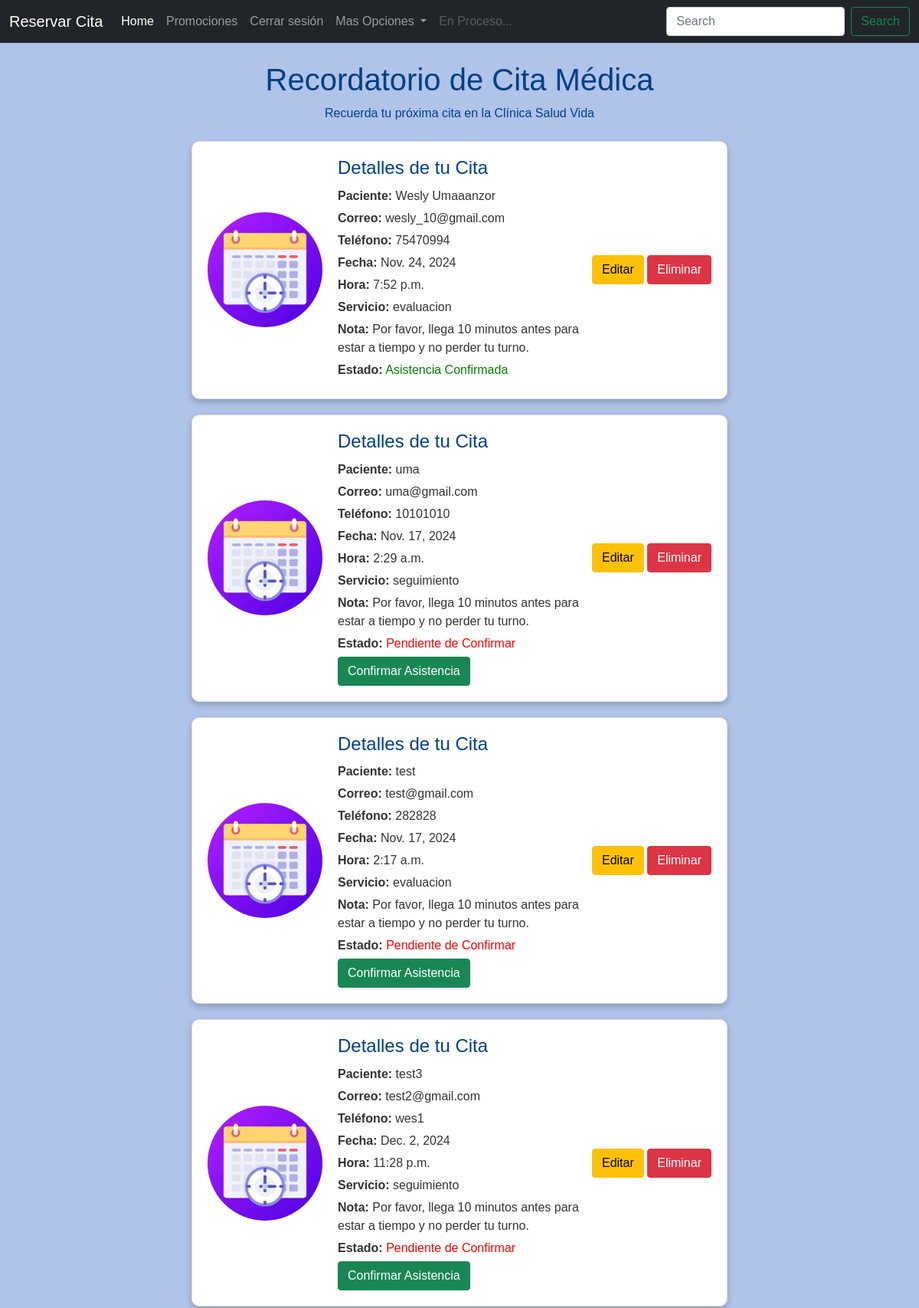
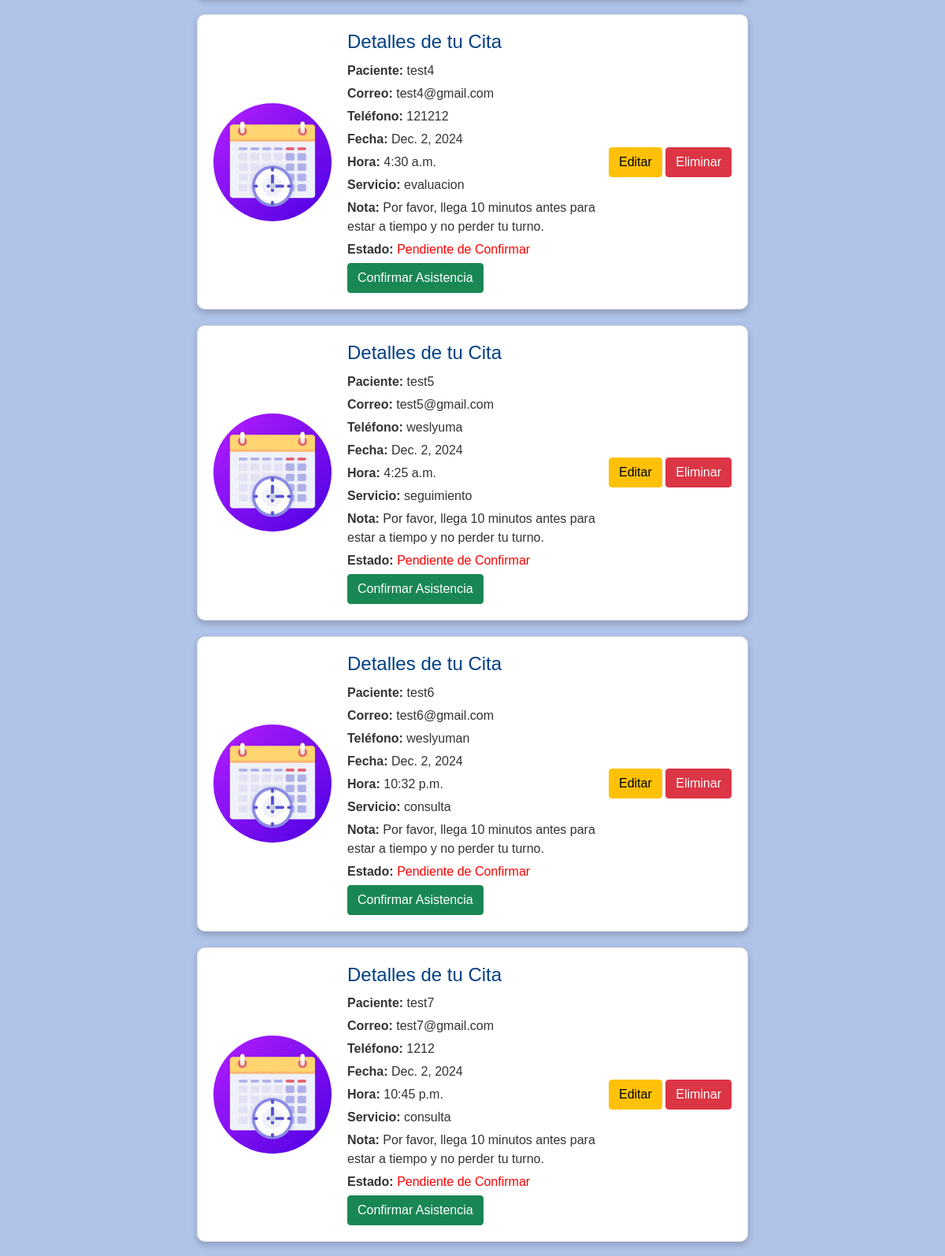
The page /recordatorios/ (signed in, upper part) on the database its author committed (2 pictures, top to bottom).
### App/models.py (models this page shows, shortened)
class reservacion(models.Model):
    usuario = models.ForeignKey(User, on_delete=models.CASCADE, null=True, blank=True)
    nombre = models.CharField(max_length=100)
    correo = models.CharField(max_length=110)
    telefono = models.CharField(max_length=15)
    fecita = models.DateField()
    hora = models.TimeField()
    confirmada = models.BooleanField(default=False)  # Nuevo campo
    servicio = models.CharField(
        max_length=20,
        choices=[
            ('consulta', 'Consulta'),
            ('seguimiento', 'Seguimiento'),
            ('evaluacion', 'Evaluación'),
        ],
    )

### App/views.py (the view)
# urls.py: path('recordatorios/',views.recordatorios, name='recordatorios'),
@login_required
def recordatorios(request):
    reservaciones = reservacion.objects.filter(usuario=request.user)
    return render(request, "recordatorios.html", {"reservaciones": reservaciones})

### App/templates/recordatorios.html (shortened to what this page needs)
{% extends 'base.html' %}
{% load static %}
{% block extra_styles %}
<link rel="stylesheet" type="text/css" href="{% static 'App/recordatorios.css' %}">
{% endblock %}
{% block content %}
<header class="text-center my-4">
    <h1>Recordatorio de Cita Médica</h1>
    <p>Recuerda tu próxima cita en la Clínica Salud Vida</p>
</header>
<div class="container">
    {% for reserva in reservaciones %}
    <div class="recordatorio-card">
        <img src="{% static 'App/recordatorio.jpg' %}" alt="Doctor en la clínica" class="recordatorio-img">
        <div class="recordatorio-content">
            <h3>Detalles de tu Cita</h3>
            <p><strong>Paciente:</strong> {{ reserva.nombre }}</p>
            <p><strong>Correo:</strong> {{ reserva.correo }}</p>
            <p><strong>Teléfono:</strong> {{ reserva.telefono }}</p>
            <p><strong>Fecha:</strong> {{ reserva.fecita }}</p>
            <p><strong>Hora:</strong> {{ reserva.hora }}</p>
            <p><strong>Servicio:</strong> {{ reserva.servicio }}</p>
            <p><strong>Nota:</strong> Por favor, llega 10 minutos antes para estar a tiempo y no perder tu turno.</p>
            <p><strong>Estado:</strong>
                {% if reserva.confirmada %}
                    <span style="color: green;">Asistencia Confirmada</span>
                {% else %}
                    <span style="color: red;">Pendiente de Confirmar</span>
                {% endif %}
            </p>
            {% if not reserva.confirmada %}
                <a href="{% url 'confirmar_asistencia' reserva.id %}" class="btn btn-success">
                    Confirmar Asistencia
                </a>
            {% endif %}
        </div>
        <div class="actions">
            <a href="{% url 'editar_reservacion' reserva.id %}" class="btn btn-warning">Editar</a>
            <a href="{% url 'eliminar_reservacion' reserva.id %}" class="btn btn-danger"
               onclick="return confirm('¿Estás seguro de que deseas eliminar esta cita?');">Eliminar</a>
        </div>
    </div>
    {% endfor %}
</div>
{% endblock %}

### App/templates/base.html (shortened to what this page needs)
<!DOCTYPE html>
<html lang="es">
<head>
    <link href="https://cdn.jsdelivr.net/npm/bootstrap@5.0.2/dist/css/bootstrap.min.css" rel="stylesheet">
    {% block extra_styles %}{% endblock %}
</head>
<body>
    <nav class="navbar navbar-expand-lg navbar-light bg-light navbar navbar-dark bg-dark">
        <div class="container-fluid">
          <a class="navbar-brand" href="{% url 'reservacion' %}">Reservar Cita</a>
          <div class="collapse navbar-collapse" id="navbarSupportedContent">
            <ul class="navbar-nav me-auto mb-2 mb-lg-0">
              <li class="nav-item">
                <a class="nav-link active" aria-current="page" href="{% url 'inicio' %}">Home</a>
              </li>
              <li class="nav-item">
                <a class="nav-link" href="{% url 'promociones' %}">Promociones</a>
              </li>
              {% if user.is_authenticated %}
              <li class="nav-item">
                  <a class="nav-link" href="{% url 'logout' %}">Cerrar sesión</a>
              </li>
              {% endif %}
              <li class="nav-item dropdown">
                <a class="nav-link dropdown-toggle" href="#" id="navbarDropdown" role="button" data-bs-toggle="dropdown" aria-expanded="false">
                  Mas Opciones
                </a>
              </li>
              <li class="nav-item">
                <a class="nav-link disabled" href="{% url 'recordatorios' %}" tabindex="-1" aria-disabled="true">En Proceso...</a>
              </li>
            </ul>
            <form class="d-flex">
              <input class="form-control me-2" type="search" placeholder="Search" aria-label="Search">
              <button class="btn btn-outline-success" type="submit">Search</button>
            </form>
          </div>
        </div>
    </nav>
    <div class="container">
        {% block content %}
        {% endblock %}
    </div>
</body>
</html>

### App/static/App/recordatorios.css (style rules this page uses)
body { font-family: Arial, sans-serif; background-color: #b0c3e9; color: #333; }
header { color: #004085; }
.recordatorio-card { display: flex; align-items: center; border: 1px solid #ddd; border-radius: 10px; padding: 20px; background-color: #fff; max-width: 700px; margin: 20px auto; box-shadow: 0 4px 8px rgba(0, 0, 0, 0.2); }
.recordatorio-img { width: 150px; height: 150px; border-radius: 50%; margin-right: 20px; object-fit: cover; }
.recordatorio-content { flex: 1; }
.recordatorio-content h3 { color: #004085; font-size: 1.5rem; margin-bottom: 10px; }
.recordatorio-content p { margin: 5px 0; }

### rows shown on the page
reservacion: nombre "Wesly Umaaanzor", correo "wesly_10@gmail.com", telefono "75470994", fecita "Nov. 24, 2024", hora "7:52 p.m.", servicio "evaluacion", confirmada "Asistencia Confirmada"
reservacion: nombre "uma", correo "uma@gmail.com", telefono "10101010", fecita "Nov. 17, 2024", hora "2:29 a.m.", servicio "seguimiento", confirmada "Pendiente de Confirmar"
reservacion: nombre "test", correo "test@gmail.com", telefono "282828", fecita "Nov. 17, 2024", hora "2:17 a.m.", servicio "evaluacion", confirmada "Pendiente de Confirmar"
reservacion: nombre "test3", correo "test2@gmail.com", telefono "wes1", fecita "Dec. 2, 2024", hora "11:28 p.m.", servicio "seguimiento", confirmada "Pendiente de Confirmar"
reservacion: nombre "test4", correo "test4@gmail.com", telefono "121212", fecita "Dec. 2, 2024", hora "4:30 a.m.", servicio "evaluacion", confirmada "Pendiente de Confirmar"
reservacion: nombre "test5", correo "test5@gmail.com", telefono "weslyuma", fecita "Dec. 2, 2024", hora "4:25 a.m.", servicio "seguimiento", confirmada "Pendiente de Confirmar"
reservacion: nombre "test6", correo "test6@gmail.com", telefono "weslyuman", fecita "Dec. 2, 2024", hora "10:32 p.m.", servicio "consulta", confirmada "Pendiente de Confirmar"
reservacion: nombre "test7", correo "test7@gmail.com", telefono "1212", fecita "Dec. 2, 2024", hora "10:45 p.m.", servicio "consulta", confirmada "Pendiente de Confirmar"
